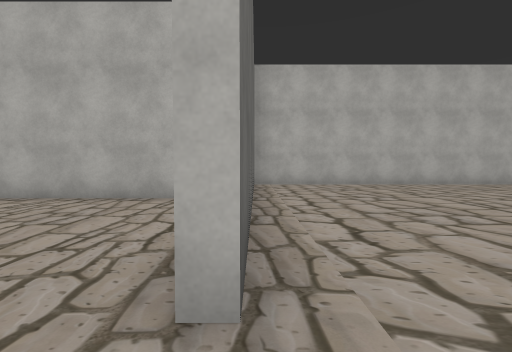
view 1 (above)

17 first-person views from a walk through a 3-D level made in the Unity game engine. The camera is 1.2 m above the floor, tilts 2° down and sees 90° across. The floor is counted in squares, 2 m on a side. Each view is taken from the middle of a square. On the plan, view 1 faces up. The plan holds only what a view shows up to about 9 squares ahead; the rest is blank. The place goes on beyond the plan. The player character is not drawn. Some animated figures are left out. Some surface patterns are stand-ins.

view 2
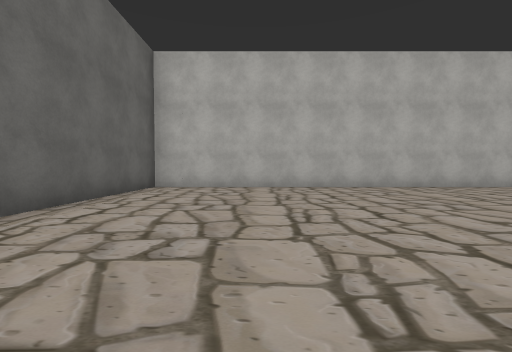

view 3
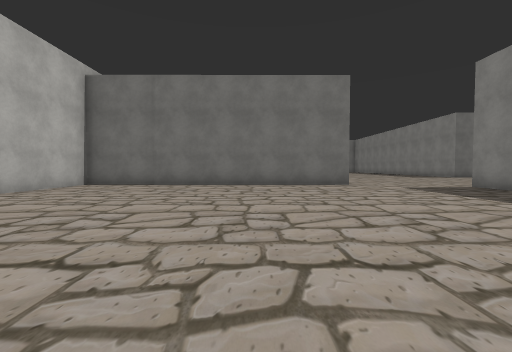

view 4
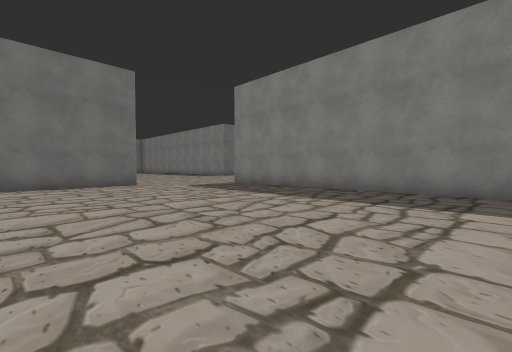

view 5
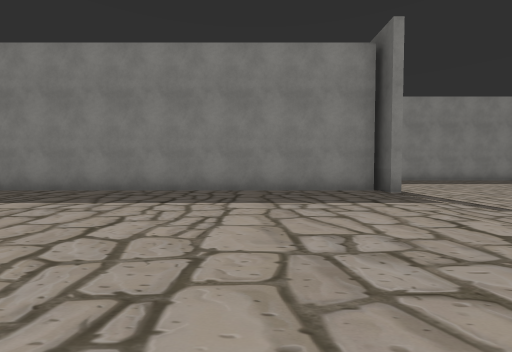

view 6
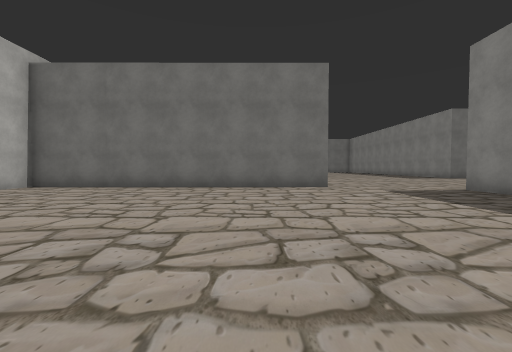

view 7
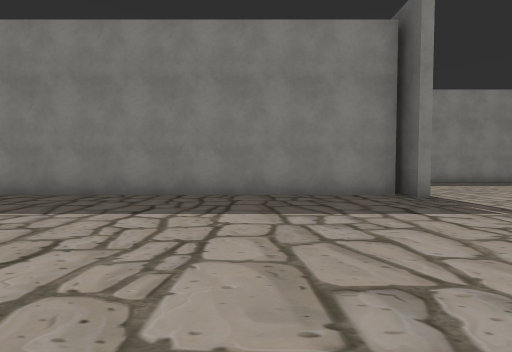

view 8
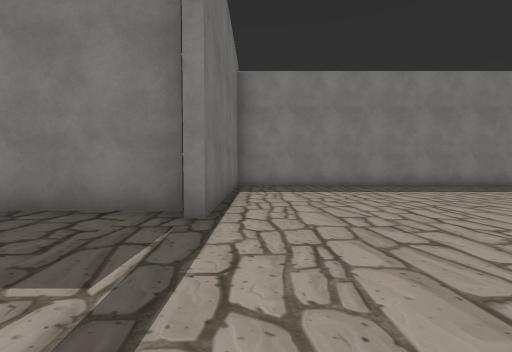

view 9
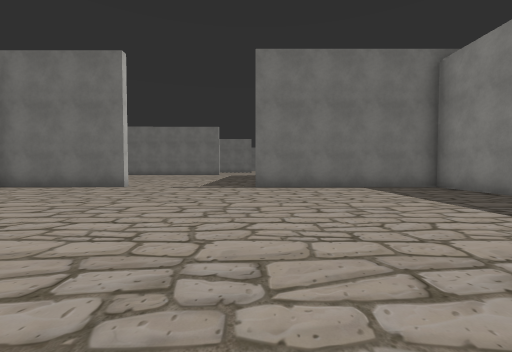

view 10
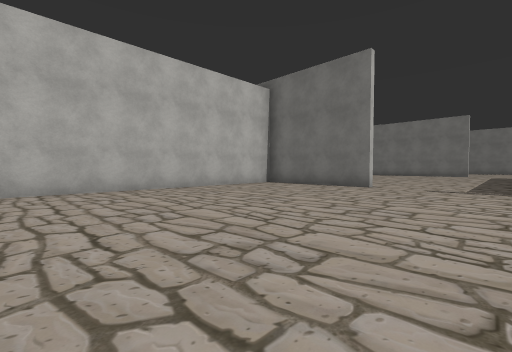

view 11
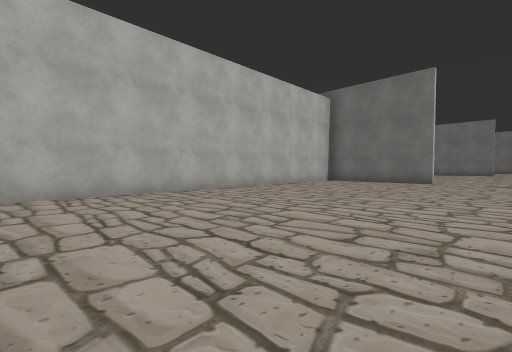

view 12
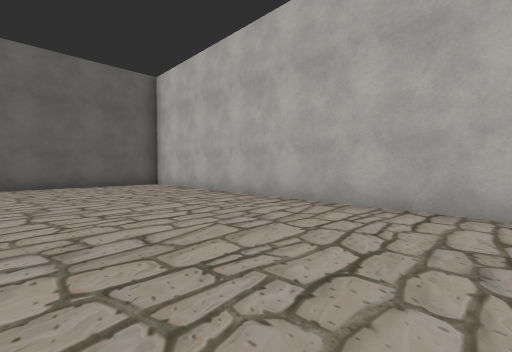

view 13
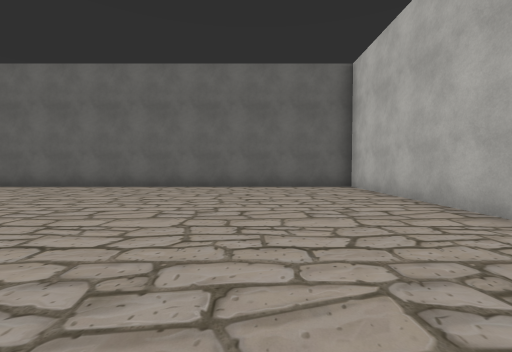

view 14
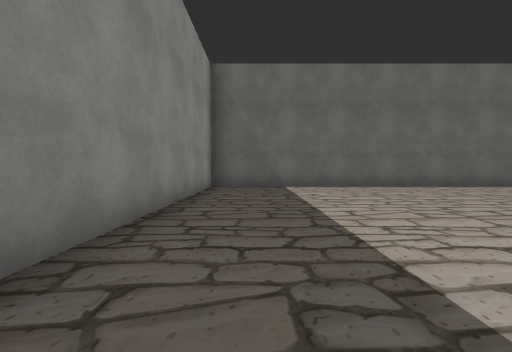

view 15
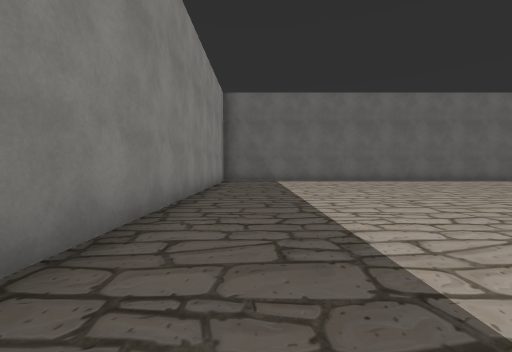

view 16
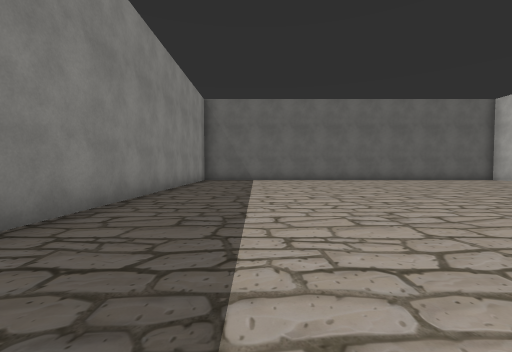

view 17
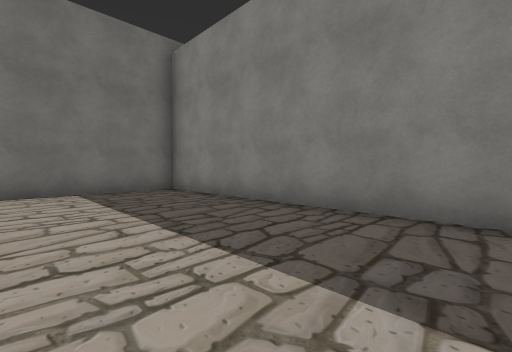

### Floor plan
Points are (right, up) in squares from view 1. A wall is a line through its corners. A room is listed if a view was taken in it or the views show most of it. See-through windows are left out.
Room 1 (views 1, 2, 3, 4, 5, 6, 7)
walls: (11.7, -0.2) (11.7, 8.8) (-0.1, 8.8) (-0.1, 0.9); (-0.1, -2.9) (-0.1, -3.9); (-0.1, -3.5) (10.8, -3.5)
ways out: opening at (-1, -1) to room 2; opening at (11, -1.5)
Room 2 (views 8, 9, 10, 11, 12, 13, 14, 15, 16, 17)
walls: (-0.4, 0.9) (-0.4, 4.8); (-1.5, 4.9) (-17.8, 4.9) (-17.8, -8.4) (-0.4, -8.4) (-0.4, -2.9)
ways out: opening at (-1, -1) to room 1

Positions as (right, up) in squares from view 1, and headings:
1: (0, 0), facing up
2: (3, 1), facing up
3: (3, 3), facing right
4: (3, 3), facing down-right
5: (3, 3), facing down
6: (4, 2), facing right
7: (3, 2), facing down
8: (-1, 0), facing down
9: (-8, -3), facing right
10: (-8, -2), facing up-right
11: (-11, -1), facing up-right
12: (-9, 1), facing up-left
13: (-10, 2), facing left
14: (-10, -7), facing left
15: (-7, -7), facing left
16: (-6, -6), facing left
17: (-7, -5), facing down-right
